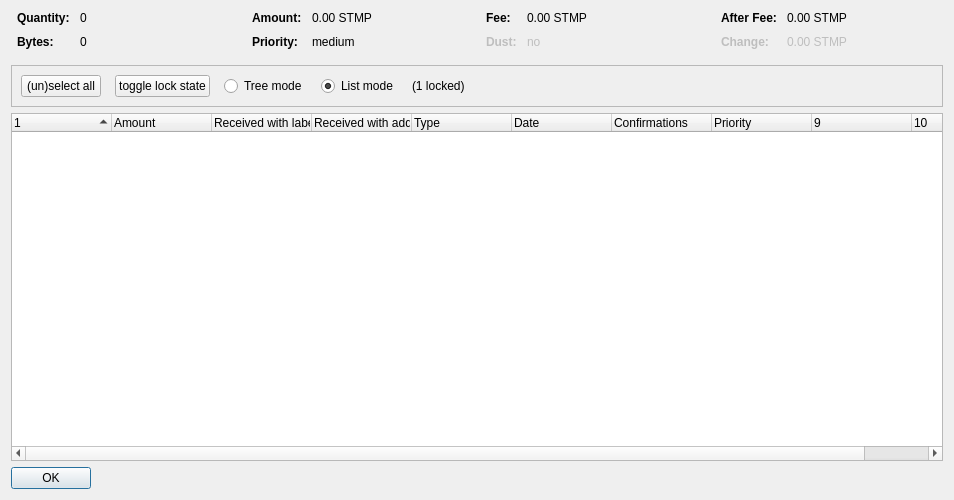
<?xml version="1.0" encoding="UTF-8"?>
<ui version="4.0">
 <class>CoinControlDialog</class>
 <widget class="QDialog" name="CoinControlDialog">
  <property name="geometry">
   <rect>
    <x>0</x>
    <y>0</y>
    <width>954</width>
    <height>500</height>
   </rect>
  </property>
  <property name="windowTitle">
   <string>Coin Selection</string>
  </property>
  <layout class="QVBoxLayout" name="verticalLayout">
   <item>
    <layout class="QHBoxLayout" name="horizontalLayoutTop" stretch="0,0,0,0">
     <property name="topMargin">
      <number>0</number>
     </property>
     <property name="bottomMargin">
      <number>10</number>
     </property>
     <item>
      <layout class="QFormLayout" name="formLayoutCoinControl1">
       <property name="horizontalSpacing">
        <number>10</number>
       </property>
       <property name="verticalSpacing">
        <number>10</number>
       </property>
       <property name="leftMargin">
        <number>6</number>
       </property>
       <property name="rightMargin">
        <number>6</number>
       </property>
       <item row="0" column="0">
        <widget class="QLabel" name="labelCoinControlQuantityText">
         <property name="font">
          <font>
           <weight>75</weight>
           <bold>true</bold>
          </font>
         </property>
         <property name="text">
          <string>Quantity:</string>
         </property>
        </widget>
       </item>
       <item row="0" column="1">
        <widget class="QLabel" name="labelCoinControlQuantity">
         <property name="cursor">
          <cursorShape>IBeamCursor</cursorShape>
         </property>
         <property name="contextMenuPolicy">
          <enum>Qt::ActionsContextMenu</enum>
         </property>
         <property name="text">
          <string notr="true">0</string>
         </property>
         <property name="textInteractionFlags">
          <set>Qt::LinksAccessibleByMouse|Qt::TextSelectableByKeyboard|Qt::TextSelectableByMouse</set>
         </property>
        </widget>
       </item>
       <item row="1" column="0">
        <widget class="QLabel" name="labelCoinControlBytesText">
         <property name="font">
          <font>
           <weight>75</weight>
           <bold>true</bold>
          </font>
         </property>
         <property name="text">
          <string>Bytes:</string>
         </property>
        </widget>
       </item>
       <item row="1" column="1">
        <widget class="QLabel" name="labelCoinControlBytes">
         <property name="cursor">
          <cursorShape>IBeamCursor</cursorShape>
         </property>
         <property name="contextMenuPolicy">
          <enum>Qt::ActionsContextMenu</enum>
         </property>
         <property name="text">
          <string notr="true">0</string>
         </property>
         <property name="textInteractionFlags">
          <set>Qt::LinksAccessibleByMouse|Qt::TextSelectableByKeyboard|Qt::TextSelectableByMouse</set>
         </property>
        </widget>
       </item>
      </layout>
     </item>
     <item>
      <layout class="QFormLayout" name="formLayoutCoinControl2">
       <property name="horizontalSpacing">
        <number>10</number>
       </property>
       <property name="verticalSpacing">
        <number>10</number>
       </property>
       <property name="leftMargin">
        <number>6</number>
       </property>
       <property name="rightMargin">
        <number>6</number>
       </property>
       <item row="0" column="0">
        <widget class="QLabel" name="labelCoinControlAmountText">
         <property name="font">
          <font>
           <weight>75</weight>
           <bold>true</bold>
          </font>
         </property>
         <property name="text">
          <string>Amount:</string>
         </property>
        </widget>
       </item>
       <item row="0" column="1">
        <widget class="QLabel" name="labelCoinControlAmount">
         <property name="cursor">
          <cursorShape>IBeamCursor</cursorShape>
         </property>
         <property name="contextMenuPolicy">
          <enum>Qt::ActionsContextMenu</enum>
         </property>
         <property name="text">
          <string notr="true">0.00 STMP</string>
         </property>
         <property name="textInteractionFlags">
          <set>Qt::LinksAccessibleByMouse|Qt::TextSelectableByKeyboard|Qt::TextSelectableByMouse</set>
         </property>
        </widget>
       </item>
       <item row="1" column="0">
        <widget class="QLabel" name="labelCoinControlPriorityText">
         <property name="font">
          <font>
           <weight>75</weight>
           <bold>true</bold>
          </font>
         </property>
         <property name="text">
          <string>Priority:</string>
         </property>
        </widget>
       </item>
       <item row="1" column="1">
        <widget class="QLabel" name="labelCoinControlPriority">
         <property name="cursor">
          <cursorShape>IBeamCursor</cursorShape>
         </property>
         <property name="contextMenuPolicy">
          <enum>Qt::ActionsContextMenu</enum>
         </property>
         <property name="text">
          <string>medium</string>
         </property>
         <property name="textInteractionFlags">
          <set>Qt::LinksAccessibleByMouse|Qt::TextSelectableByKeyboard|Qt::TextSelectableByMouse</set>
         </property>
        </widget>
       </item>
      </layout>
     </item>
     <item>
      <layout class="QFormLayout" name="formLayoutCoinControl3">
       <property name="horizontalSpacing">
        <number>10</number>
       </property>
       <property name="verticalSpacing">
        <number>10</number>
       </property>
       <property name="leftMargin">
        <number>6</number>
       </property>
       <property name="rightMargin">
        <number>6</number>
       </property>
       <item row="0" column="0">
        <widget class="QLabel" name="labelCoinControlFeeText">
         <property name="font">
          <font>
           <weight>75</weight>
           <bold>true</bold>
          </font>
         </property>
         <property name="text">
          <string>Fee:</string>
         </property>
        </widget>
       </item>
       <item row="0" column="1">
        <widget class="QLabel" name="labelCoinControlFee">
         <property name="cursor">
          <cursorShape>IBeamCursor</cursorShape>
         </property>
         <property name="contextMenuPolicy">
          <enum>Qt::ActionsContextMenu</enum>
         </property>
         <property name="text">
          <string notr="true">0.00 STMP</string>
         </property>
         <property name="textInteractionFlags">
          <set>Qt::LinksAccessibleByMouse|Qt::TextSelectableByKeyboard|Qt::TextSelectableByMouse</set>
         </property>
        </widget>
       </item>
       <item row="1" column="0">
        <widget class="QLabel" name="labelCoinControlLowOutputText">
         <property name="enabled">
          <bool>false</bool>
         </property>
         <property name="font">
          <font>
           <weight>75</weight>
           <bold>true</bold>
          </font>
         </property>
         <property name="text">
          <string>Dust:</string>
         </property>
        </widget>
       </item>
       <item row="1" column="1">
        <widget class="QLabel" name="labelCoinControlLowOutput">
         <property name="enabled">
          <bool>false</bool>
         </property>
         <property name="cursor">
          <cursorShape>IBeamCursor</cursorShape>
         </property>
         <property name="contextMenuPolicy">
          <enum>Qt::ActionsContextMenu</enum>
         </property>
         <property name="text">
          <string>no</string>
         </property>
         <property name="textInteractionFlags">
          <set>Qt::LinksAccessibleByMouse|Qt::TextSelectableByKeyboard|Qt::TextSelectableByMouse</set>
         </property>
        </widget>
       </item>
      </layout>
     </item>
     <item>
      <layout class="QFormLayout" name="formLayoutCoinControl4">
       <property name="horizontalSpacing">
        <number>10</number>
       </property>
       <property name="verticalSpacing">
        <number>10</number>
       </property>
       <property name="leftMargin">
        <number>6</number>
       </property>
       <property name="rightMargin">
        <number>6</number>
       </property>
       <item row="0" column="0">
        <widget class="QLabel" name="labelCoinControlAfterFeeText">
         <property name="font">
          <font>
           <weight>75</weight>
           <bold>true</bold>
          </font>
         </property>
         <property name="text">
          <string>After Fee:</string>
         </property>
        </widget>
       </item>
       <item row="0" column="1">
        <widget class="QLabel" name="labelCoinControlAfterFee">
         <property name="cursor">
          <cursorShape>IBeamCursor</cursorShape>
         </property>
         <property name="contextMenuPolicy">
          <enum>Qt::ActionsContextMenu</enum>
         </property>
         <property name="text">
          <string notr="true">0.00 STMP</string>
         </property>
         <property name="textInteractionFlags">
          <set>Qt::LinksAccessibleByMouse|Qt::TextSelectableByKeyboard|Qt::TextSelectableByMouse</set>
         </property>
        </widget>
       </item>
       <item row="1" column="0">
        <widget class="QLabel" name="labelCoinControlChangeText">
         <property name="enabled">
          <bool>false</bool>
         </property>
         <property name="font">
          <font>
           <weight>75</weight>
           <bold>true</bold>
          </font>
         </property>
         <property name="text">
          <string>Change:</string>
         </property>
        </widget>
       </item>
       <item row="1" column="1">
        <widget class="QLabel" name="labelCoinControlChange">
         <property name="enabled">
          <bool>false</bool>
         </property>
         <property name="cursor">
          <cursorShape>IBeamCursor</cursorShape>
         </property>
         <property name="contextMenuPolicy">
          <enum>Qt::ActionsContextMenu</enum>
         </property>
         <property name="text">
          <string notr="true">0.00 STMP</string>
         </property>
         <property name="textInteractionFlags">
          <set>Qt::LinksAccessibleByMouse|Qt::TextSelectableByKeyboard|Qt::TextSelectableByMouse</set>
         </property>
        </widget>
       </item>
      </layout>
     </item>
    </layout>
   </item>
   <item>
    <widget class="QFrame" name="frame">
     <property name="minimumSize">
      <size>
       <width>0</width>
       <height>40</height>
      </size>
     </property>
     <property name="frameShape">
      <enum>QFrame::StyledPanel</enum>
     </property>
     <property name="frameShadow">
      <enum>QFrame::Sunken</enum>
     </property>
     <layout class="QHBoxLayout" name="horizontalLayout">
      <item>
       <layout class="QHBoxLayout" name="horizontalLayoutPanel" stretch="0,0,0,0,0,0">
        <property name="spacing">
         <number>14</number>
        </property>
        <item>
         <widget class="QPushButton" name="pushButtonSelectAll">
          <property name="sizePolicy">
           <sizepolicy hsizetype="Maximum" vsizetype="Fixed">
            <horstretch>0</horstretch>
            <verstretch>0</verstretch>
           </sizepolicy>
          </property>
          <property name="text">
           <string>(un)select all</string>
          </property>
          <property name="autoDefault">
           <bool>false</bool>
          </property>
         </widget>
        </item>
        <item>
         <widget class="QPushButton" name="pushButtonToggleLock">
          <property name="sizePolicy">
           <sizepolicy hsizetype="Maximum" vsizetype="Fixed">
            <horstretch>0</horstretch>
            <verstretch>0</verstretch>
           </sizepolicy>
          </property>
          <property name="text">
           <string>toggle lock state</string>
          </property>
          <property name="autoDefault">
           <bool>false</bool>
          </property>
         </widget>
        </item>
        <item>
         <widget class="QRadioButton" name="radioTreeMode">
          <property name="sizePolicy">
           <sizepolicy hsizetype="Maximum" vsizetype="Fixed">
            <horstretch>0</horstretch>
            <verstretch>0</verstretch>
           </sizepolicy>
          </property>
          <property name="text">
           <string>Tree mode</string>
          </property>
         </widget>
        </item>
        <item>
         <widget class="QRadioButton" name="radioListMode">
          <property name="sizePolicy">
           <sizepolicy hsizetype="Maximum" vsizetype="Fixed">
            <horstretch>0</horstretch>
            <verstretch>0</verstretch>
           </sizepolicy>
          </property>
          <property name="text">
           <string>List mode</string>
          </property>
          <property name="checked">
           <bool>true</bool>
          </property>
         </widget>
        </item>
        <item>
         <widget class="QLabel" name="labelLocked">
          <property name="text">
           <string>(1 locked)</string>
          </property>
         </widget>
        </item>
        <item>
         <spacer name="horizontalSpacer">
          <property name="orientation">
           <enum>Qt::Horizontal</enum>
          </property>
          <property name="sizeHint" stdset="0">
           <size>
            <width>40</width>
            <height>20</height>
           </size>
          </property>
         </spacer>
        </item>
       </layout>
      </item>
     </layout>
    </widget>
   </item>
   <item>
    <widget class="CoinControlTreeWidget" name="treeWidget">
     <property name="contextMenuPolicy">
      <enum>Qt::CustomContextMenu</enum>
     </property>
     <property name="sortingEnabled">
      <bool>false</bool>
     </property>
     <property name="columnCount">
      <number>10</number>
     </property>
     <attribute name="headerShowSortIndicator" stdset="0">
      <bool>true</bool>
     </attribute>
     <attribute name="headerStretchLastSection">
      <bool>false</bool>
     </attribute>
     <column>
      <property name="text">
       <string/>
      </property>
     </column>
     <column>
      <property name="text">
       <string>Amount</string>
      </property>
     </column>
     <column>
      <property name="text">
       <string>Received with label</string>
      </property>
     </column>
     <column>
      <property name="text">
       <string>Received with address</string>
      </property>
     </column>
     <column>
      <property name="text">
       <string>Type</string>
      </property>
     </column>
     <column>
      <property name="text">
       <string>Date</string>
      </property>
     </column>
     <column>
      <property name="text">
       <string>Confirmations</string>
      </property>
      <property name="toolTip">
       <string>Confirmed</string>
      </property>
     </column>
     <column>
      <property name="text">
       <string>Priority</string>
      </property>
     </column>
     <column>
      <property name="text">
       <string/>
      </property>
     </column>
     <column>
      <property name="text">
       <string/>
      </property>
     </column>
    </widget>
   </item>
   <item>
    <widget class="QDialogButtonBox" name="buttonBox">
     <property name="sizePolicy">
      <sizepolicy hsizetype="Maximum" vsizetype="Fixed">
       <horstretch>0</horstretch>
       <verstretch>0</verstretch>
      </sizepolicy>
     </property>
     <property name="orientation">
      <enum>Qt::Horizontal</enum>
     </property>
     <property name="standardButtons">
      <set>QDialogButtonBox::Ok</set>
     </property>
    </widget>
   </item>
  </layout>
 </widget>
 <customwidgets>
  <customwidget>
   <class>CoinControlTreeWidget</class>
   <extends>QTreeWidget</extends>
   <header>coincontroltreewidget.h</header>
  </customwidget>
 </customwidgets>
 <resources/>
 <connections/>
</ui>
